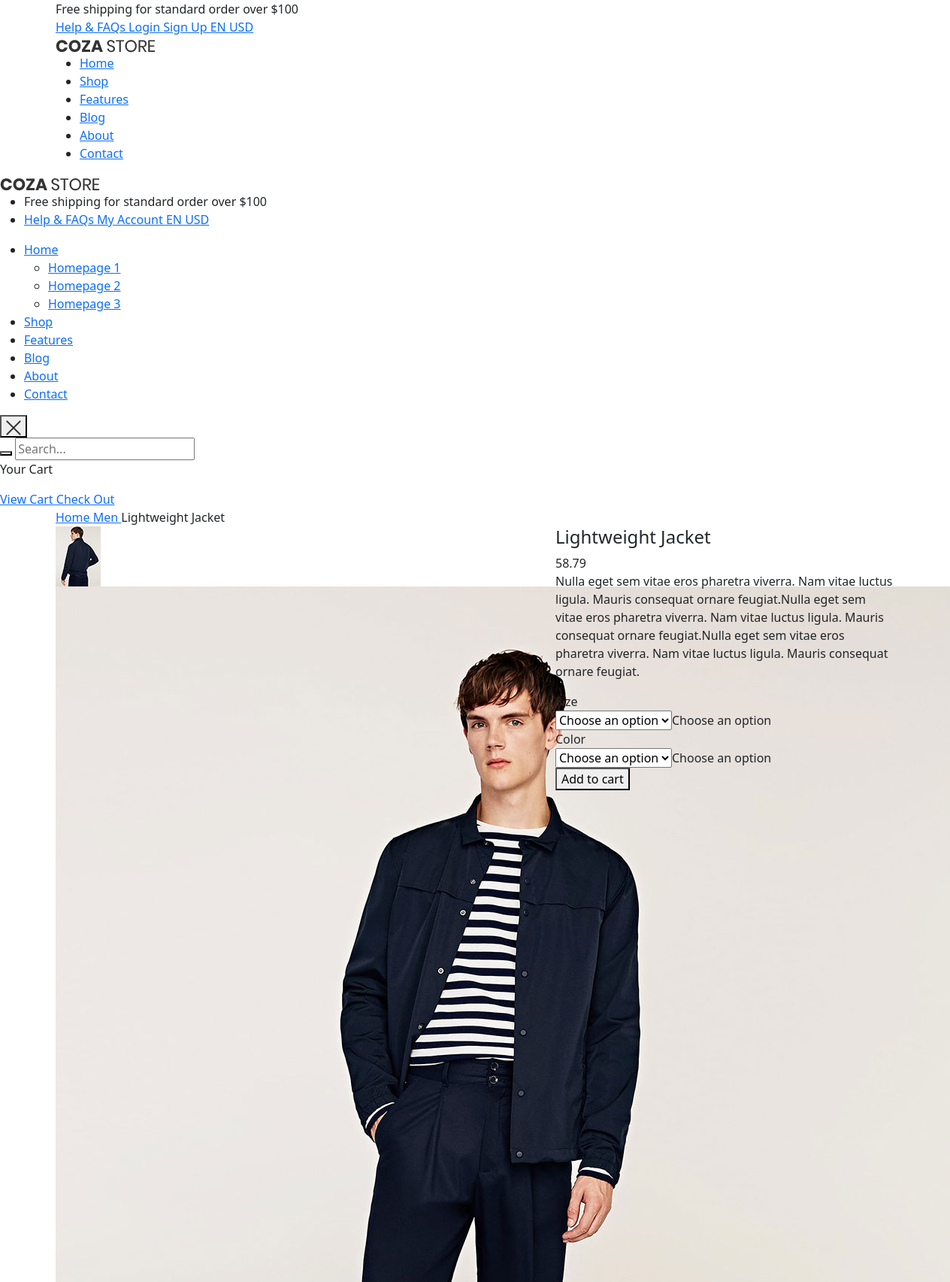
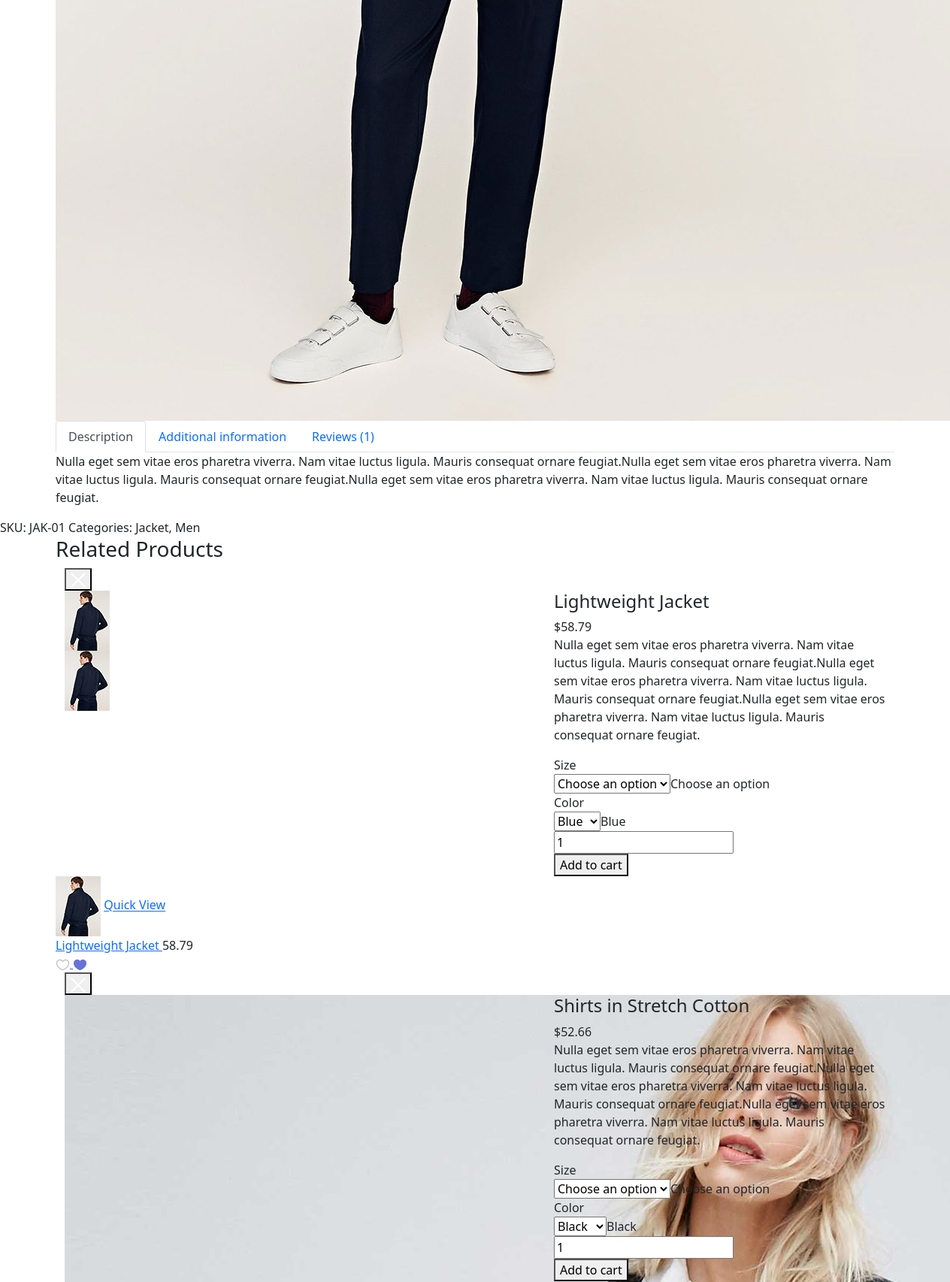
Page /detail/1/ (upper part) on the committed database (2 pictures, top to bottom).
### apps/products/models.py (models this page shows, shortened)
class Product(models.Model):
    name=models.CharField(max_length=220)
    price=models.FloatField()
    description=models.TextField()
    type=models.IntegerField(choices=TYPE)
    color=models.ManyToManyField(Color)
    size=models.ManyToManyField(Size)
    created_at=models.DateTimeField(auto_now_add=True)
    views=models.IntegerField(default=0)
    mid_rate=models.FloatField(default=0)
    tag=models.ManyToManyField(Tag,blank=True)
    category=models.ForeignKey(Category,on_delete=models.CASCADE)

class ProductImage(models.Model):
    product=models.ForeignKey(Product,on_delete=models.CASCADE)
    image=models.ImageField(upload_to='products/')

### apps/products/views.py (the view, shortened to what this page needs)
# urls.py: path('detail/<int:pk>/',views.product_detail,name='product-detail'),
def product_detail(request, pk):
    product = Product.objects.get(id=pk)
    objects = AdditionalInformation.objects.get(product__id=pk)
    productss = Product.objects.all()
    form = ReviewCreateForm()
    ctx = {
        'product': product,
        'obj': objects,
        'form': form,
        'productss': productss
    }
    return render(request, 'product-detail.html', ctx)

### templates/product-detail.html (shortened to what this page needs)
{% extends 'base.html' %}
{% load static %}
{% block content %}
<div class="container">
    <div class="bread-crumb flex-w p-l-25 p-r-15 p-t-30 p-lr-0-lg">
        <a href="/" class="stext-109 cl8 hov-cl1 trans-04">
            Home
        </a>
        <a href="/product/" class="stext-109 cl8 hov-cl1 trans-04">
            Men
        </a>
        <span class="stext-109 cl4">
            {{ product.name }}
        </span>
    </div>
</div>
<section class="sec-product-detail bg0 p-t-65 p-b-60">
    <div class="container">
        <div class="row">
            <div class="col-md-6 col-lg-7 p-b-30">
                <div class="p-l-25 p-r-30 p-lr-0-lg">
                    <div class="wrap-slick3 flex-sb flex-w">
                        <div class="slick3 gallery-lb">
                            {% for obj in product.productimage_set.all %}
                            <div class="item-slick3" data-thumb="{{ obj.image.url }}">
                                <div class="wrap-pic-w pos-relative">
                                    <img src="{{ obj.image.url }}"
                                         alt="IMG-PRODUCT">
                                </div>
                            </div>
                            {% endfor %}
                        </div>
                    </div>
                </div>
            </div>
            <div class="col-md-6 col-lg-5 p-b-30">
                <div class="p-r-50 p-t-5 p-lr-0-lg">
                    <h4 class="mtext-105 cl2 js-name-detail p-b-14">
                        {{ product.name }}
                    </h4>
                    <span class="mtext-106 cl2">
                        {{ product.price }}
                    </span>
                    <p class="stext-102 cl3 p-t-23">
                       {{ product.description }}
                    </p>
                    <div class="p-t-33">
                        <div class="flex-w flex-r-m p-b-10">
                            <div class="size-203 flex-c-m respon6">
                                Size
                            </div>
                            <div class="size-204 respon6-next">
                                <div class="rs1-select2 bor8 bg0">
                                    <select class="js-select2" name="time">
                                        <option>Choose an option</option>
                                    </select>
                                </div>
                            </div>
                        </div>
                        <div class="flex-w flex-r-m p-b-10">
                            <div class="size-203 flex-c-m respon6">
                                Color
                            </div>
                            <div class="size-204 respon6-next">
                                <div class="rs1-select2 bor8 bg0">
                                    <select class="js-select2" name="time">
                                        <option>Choose an option</option>
                                    </select>
                                </div>
                            </div>
                        </div>
                        <div class="flex-w flex-r-m p-b-10">
                            <div class="size-204 flex-w flex-m respon6-next">
                                <button class="flex-c-m stext-101 cl0 size-101 bg1 bor1 hov-btn1 p-lr-15 trans-04 js-addcart-detail add-to-cart" data-product="{{ product.id }}">
                                    Add to cart
                                </button>
                            </div>
                        </div>
                    </div>
                </div>
            </div>
        </div>
        <div class="bor10 m-t-50 p-t-43 p-b-40">
            <div class="tab01">
                <ul class="nav nav-tabs" role="tablist">
                    <li class="nav-item p-b-10">
                        <a class="nav-link active" data-toggle="tab" href="#description" role="tab">Description</a>
                    </li>
                    <li class="nav-item p-b-10">
                        <a class="nav-link" data-toggle="tab" href="#information" role="tab">Additional information</a>
                    </li>
                    <li class="nav-item p-b-10">
                        <a class="nav-link" data-toggle="tab" href="#reviews" role="tab">Reviews (1)</a>
                    </li>
                </ul>
                <div class="tab-content p-t-43">
                    <div class="tab-pane fade show active" id="description" role="tabpanel">
                        <div class="how-pos2 p-lr-15-md">
                            <p class="stext-102 cl6">
                                {{ product.description }}
                            </p>
                        </div>
                    </div>
                </div>
            </div>
        </div>
    </div>
    <div class="bg6 flex-c-m flex-w size-302 m-t-73 p-tb-15">
<span class="stext-107 cl6 p-lr-25">
SKU: JAK-01
</span>
        <span class="stext-107 cl6 p-lr-25">
Categories: Jacket, Men
</span>
    </div>
</section>
<section class="sec-relate-product bg0 p-t-45 p-b-105">
    <div class="container">
        <div class="p-b-45">
            <h3 class="ltext-106 cl5 txt-center">
                Related Products
            </h3>
        </div>
        <div class="wrap-slick2">
            <div class="slick2">
                {% for related in productss %}
                    {% include 'quick.html' with product=related %}
                    <div class="item-slick2 p-l-15 p-r-15 p-t-15 p-b-15">
                    <div class="block2">
                        <div class="block2-pic hov-img0">
                            <img src="{{ related.productimage_set.all.first.image.url }}" alt="IMG-PRODUCT">
                            <a href="{% url 'products:product-detail' related.id %}"
                               class="block2-btn flex-c-m stext-103 cl2 size-102 bg0 bor2 hov-btn1 p-lr-15 trans-04 js-show-modal1">
                                Quick View
                            </a>
                        </div>
                        <div class="block2-txt flex-w flex-t p-t-14">
                            <div class="block2-txt-child1 flex-col-l ">
                                <a href="{% url 'products:product-detail' related.id %}" class="stext-104 cl4 hov-cl1 trans-04 js-name-b2 p-b-6">
                                        {{ related.name }}
                                </a>
                                <span class="stext-105 cl3">
                                    {{ related.price }}
                                </span>
                            </div>
                            <div class="block2-txt-child2 flex-r p-t-3">
                                <a href="#" class="btn-addwish-b2 dis-block pos-relative js-addwish-b2">
                                    <img class="icon-heart1 dis-block trans-04"
                                         src="{% static 'images/icons/xicon-heart-01.png.pagespeed.ic.kGwqiVk_BS.png' %}" alt="ICON">
                                    <img class="icon-heart2 dis-block trans-04 ab-t-l"
                                         src="{% static 'images/icons/xicon-heart-02.png.pagespeed.ic.-OFifoFj6L.png' %}" alt="ICON">
                                </a>
                            </div>
                        </div>
                    </div>
                </div>
                {% endfor %}
            </div>
        </div>
    </div>
</section>
{% endblock %}

### templates/quick.html (shortened to what this page needs)
{% load static %}
<div class="wrap-modal1 js-modal1 p-t-60 p-b-20">
    <div class="container">
        <div class="bg0 p-t-60 p-b-30 p-lr-15-lg how-pos3-parent">
            <button class="how-pos3 hov3 trans-04 js-hide-modal1">
                <img src="{% static 'images/icons/icon-close.png' %}" alt="CLOSE">
            </button>
            <div class="row">
                <div class="col-md-6 col-lg-7 p-b-30">
                    <div class="p-l-25 p-r-30 p-lr-0-lg">
                        <div class="wrap-slick3 flex-sb flex-w">
                            <div class="slick3 gallery-lb">
                                {% for image in product.productimage_set.all %}
                                <div class="item-slick3" data-thumb="{{ product.productimage_set.all.last.image.url }}">
                                    <div class="wrap-pic-w pos-relative">
                                        <img src="{{ product.productimage_set.all.first.image.url }}"
                                             alt="IMG-PRODUCT">
                                    </div>
                                </div>
                                {% endfor %}
                            </div>
                        </div>
                    </div>
                </div>
                <div class="col-md-6 col-lg-5 p-b-30">
                    <div class="p-r-50 p-t-5 p-lr-0-lg">
                        <h4 class="mtext-105 cl2 js-name-detail p-b-14">
                            {{ product.name }}
                        </h4>
                        <span class="mtext-106 cl2">
                            ${{ product.price }}
                        </span>
                        <p class="stext-102 cl3 p-t-23">
                            {{ product.description }}
                        </p>
                        <div class="p-t-33">
                            <div class="flex-w flex-r-m p-b-10">
                                <div class="size-203 flex-c-m respon6">
                                    Size
                                </div>
                                <div class="size-204 respon6-next">
                                    <div class="rs1-select2 bor8 bg0">
                                        <select class="js-select2" name="time">
                                            <option>Choose an option</option>
                                        </select>
                                    </div>
                                </div>
                            </div>
                            <div class="flex-w flex-r-m p-b-10">
                                <div class="size-203 flex-c-m respon6">
                                    Color
                                </div>
                                <div class="size-204 respon6-next">
                                    <div class="rs1-select2 bor8 bg0">
                                        <select class="js-select2" name="time">
                                            {% for i in product.color.all %}
                                            <option>{{ i.color }}</option>
                                            {% endfor %}
                                        </select>
                                    </div>
                                </div>
                            </div>
                            <div class="flex-w flex-r-m p-b-10">
                                <div class="size-204 flex-w flex-m respon6-next">
                                    <div class="wrap-num-product flex-w m-r-20 m-tb-10">
                                        <input class="mtext-104 cl3 txt-center num-product" type="number"
                                               name="num-product" value="1">
                                    </div>
                                    <button class="flex-c-m stext-101 cl0 size-101 bg1 bor1 hov-btn1 p-lr-15 trans-04 js-addcart-detail ">
                                        Add to cart
                                    </button>
                                </div>
                            </div>
                        </div>
                    </div>
                </div>
            </div>
        </div>
    </div>
</div>

### rows in the picture
Product: name "Lightweight Jacket", price "58.79", description "Nulla eget sem vitae eros pharetra viverra. Nam vitae luctus ligula. Mauris consequat ornare feugiat.Nulla eget sem vitae eros pharetra viverra. Nam vitae luctus ligula. Mauris consequat ornare feugiat.Nulla eget sem vitae eros pharetra viverra. Nam vitae luctus ligula. Mauris consequat ornare feugiat.", productimage_set.all.first.image (picture)
ProductImage: image (picture), productimage_set.all.first.image (picture)
ProductImage: image (picture), productimage_set.all.first.image (picture)
Product: name "Shirts in Stretch Cotton", price "52.66", description "Nulla eget sem vitae eros pharetra viverra. Nam vitae luctus ligula. Mauris consequat ornare feugiat.Nulla eget sem vitae eros pharetra viverra. Nam vitae luctus ligula. Mauris consequat ornare feugiat.Nulla eget sem vitae eros pharetra viverra. Nam vitae luctus ligula. Mauris consequat ornare feugiat."
ProductImage: productimage_set.all.first.image (picture)

### other values in the picture
form field time "Blue"
form field time "Black"
